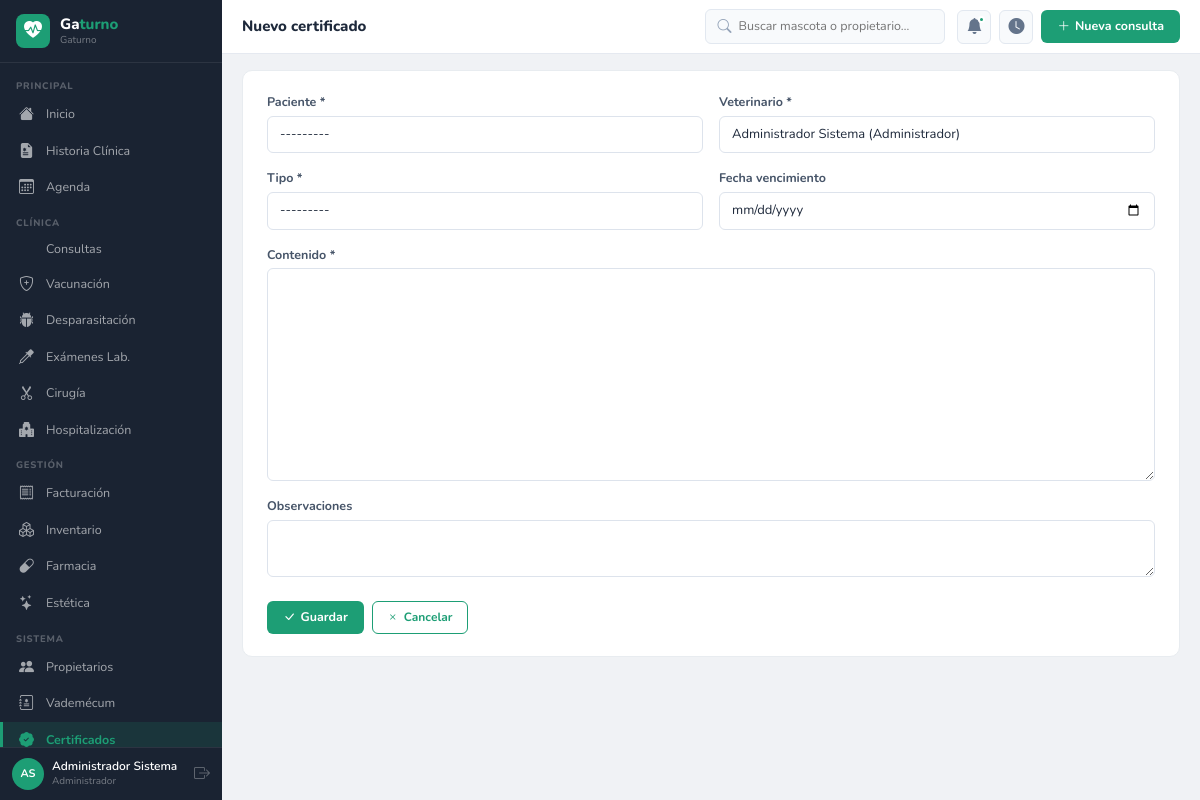
Page /certificados/nuevo/ (signed in) on the committed database.
### apps/accounts/models.py (models this page shows)
class Usuario(AbstractUser):
    ROLES = [('admin','Administrador'),('veterinario','Veterinario'),
             ('asistente','Asistente'),('recepcionista','Recepcionista'),('esteticista','Esteticista')]
    rol = models.CharField(max_length=20, choices=ROLES, default='recepcionista')
    telefono = models.CharField(max_length=20, blank=True)
    foto = models.ImageField(upload_to='usuarios/', blank=True, null=True)
    matricula = models.CharField(max_length=30, blank=True)
    especialidad = models.CharField(max_length=100, blank=True)
    class Meta:
        verbose_name='Usuario'; verbose_name_plural='Usuarios'
    def __str__(self):
        return f'{self.get_full_name() or self.username} ({self.get_rol_display()})'
    @property
    def nombre_completo(self):
        return self.get_full_name() or self.username
    @property
    def es_veterinario(self):
        return self.rol in ['veterinario', 'admin']
    @property
    def iniciales(self):
        fn = (self.first_name or '')[:1].upper()
        ln = (self.last_name or '')[:1].upper()
        return (fn + ln) or self.username[:2].upper()

### apps/certificados/views.py (the view)
# urls.py: path('nuevo/',views.crear,name='crear'),
@login_required
def crear(request):
    initial={}
    if request.GET.get('paciente'): initial['paciente']=request.GET['paciente']
    if request.user.es_veterinario: initial['veterinario']=request.user.pk
    form=CertificadoForm(request.POST or None,initial=initial)
    if form.is_valid():
        obj=form.save();messages.success(request,'Certificado emitido.');return redirect('certificados:detalle',pk=obj.pk)
    return render(request,'certificados/form.html',{'form':form,'titulo':'Nuevo certificado'})

### apps/certificados/forms.py
class CertificadoForm(forms.ModelForm):
    class Meta:
        model=Certificado
        fields=['paciente','veterinario','tipo','fecha_vencimiento','contenido','observaciones']
        widgets={'paciente':forms.Select(attrs={'class':'form-select'}),'veterinario':forms.Select(attrs={'class':'form-select'}),'tipo':forms.Select(attrs={'class':'form-select'}),'fecha_vencimiento':forms.DateInput(attrs={'class':'form-control','type':'date'}),'contenido':forms.Textarea(attrs={'class':'form-control','rows':10}),'observaciones':forms.Textarea(attrs={'class':'form-control','rows':2})}

### apps/accounts/templatetags/vetclinic_tags.py (called while the page is built)
@register.filter
def widget_class(field):
    return field.field.widget.__class__.__name__

### templates/certificados/form.html (shortened to what this page needs)
{% extends 'base/base.html' %}
{% load widget_tweaks %}
{% load vetclinic_tags %}
{% block page_title %}{{ titulo }}{% endblock %}
{% block content %}
<div class="form-card">
<form method="post" enctype="multipart/form-data">{% csrf_token %}
<div class="row g-3">
{% for field in form %}
<div class="{% if 'Textarea' in field|widget_class %}col-12{% else %}col-md-6{% endif %}">
  <label class="form-label">{{ field.label }}{% if field.field.required %} *{% endif %}</label>
  {% render_field field %}
</div>
{% endfor %}
</div>
<div class="d-flex gap-2 mt-4">
  <button type="submit" class="btn-vc"><i class="bi bi-check-lg"></i> Guardar</button>
  <a href="javascript:history.back()" class="btn-ol"><i class="bi bi-x"></i> Cancelar</a>
</div>
</form>
</div>
{% endblock %}

### templates/base/base.html (shortened to what this page needs)
<!DOCTYPE html>
<html lang="es">
<head>
<link rel="stylesheet" href="https://cdn.jsdelivr.net/npm/bootstrap@5.3.2/dist/css/bootstrap.min.css">
<link rel="stylesheet" href="https://cdn.jsdelivr.net/npm/bootstrap-icons@1.11.3/font/bootstrap-icons.min.css">
{% load static %}<link rel="stylesheet" href="{% static 'css/vetclinic.css' %}">
</head>
<body>
<nav class="vc-sb" id="sidebar">
  <div class="sb-brand">
    <div class="sb-ic"><i class="bi bi-heart-pulse-fill"></i></div>
    <div><div class="sb-nm">Ga<em>turno</em></div><span class="sb-sub">{{ CLINICA_NOMBRE }}</span></div>
  </div>
  <div class="sb-nav">
    <div class="nav-sec">Principal</div>
    <a href="{% url 'reportes:dashboard' %}" class="nav-link {% if request.resolver_match.namespace == 'reportes' %}active{% endif %}"><i class="bi bi-house-fill"></i><span>Inicio</span></a>
    <a href="{% url 'pacientes:lista' %}" class="nav-link "><i class="bi bi-file-earmark-medical-fill"></i><span>Historia Clínica</span></a>
    <a href="{% url 'agenda:lista' %}" class="nav-link "><i class="bi bi-calendar3"></i><span>Agenda</span></a>
    <div class="nav-sec">Clínica</div>
    <a href="{% url 'consultas:lista' %}" class="nav-link {% if request.resolver_match.namespace == 'consultas' %}active{% endif %}"><span>Consultas</span></a>
    <a href="{% url 'vacunacion:lista' %}" class="nav-link {% if request.resolver_match.namespace == 'vacunacion' %}active{% endif %}"><i class="bi bi-shield-plus"></i><span>Vacunación</span></a>
    <a href="{% url 'desparasitacion:lista' %}" class="nav-link {% if request.resolver_match.namespace == 'desparasitacion' %}active{% endif %}"><i class="bi bi-bug-fill"></i><span>Desparasitación</span></a>
    <a href="{% url 'examenes:lista' %}" class="nav-link {% if request.resolver_match.namespace == 'examenes' %}active{% endif %}"><i class="bi bi-eyedropper"></i><span>Exámenes Lab.</span></a>
    <a href="{% url 'cirugia:lista' %}" class="nav-link {% if request.resolver_match.namespace == 'cirugia' %}active{% endif %}"><i class="bi bi-scissors"></i><span>Cirugía</span></a>
    <a href="{% url 'hospitalizacion:lista' %}" class="nav-link "><i class="bi bi-hospital-fill"></i><span>Hospitalización</span></a>
    <div class="nav-sec">Gestión</div>
    <a href="{% url 'facturacion:lista' %}" class="nav-link {% if request.resolver_match.namespace == 'facturacion' %}active{% endif %}"><i class="bi bi-receipt"></i><span>Facturación</span></a>
    <a href="{% url 'inventario:lista' %}" class="nav-link {% if request.resolver_match.namespace == 'inventario' %}active{% endif %}"><i class="bi bi-boxes"></i><span>Inventario</span></a>
    <a href="{% url 'farmacia:lista' %}" class="nav-link {% if request.resolver_match.namespace == 'farmacia' %}active{% endif %}"><i class="bi bi-capsule"></i><span>Farmacia</span></a>
    <a href="{% url 'estetica:lista' %}" class="nav-link {% if request.resolver_match.namespace == 'estetica' %}active{% endif %}"><i class="bi bi-stars"></i><span>Estética</span></a>
    <div class="nav-sec">Sistema</div>
    <a href="{% url 'propietarios:lista' %}" class="nav-link {% if request.resolver_match.namespace == 'propietarios' %}active{% endif %}"><i class="bi bi-people-fill"></i><span>Propietarios</span></a>
    <a href="{% url 'vademecum:lista' %}" class="nav-link {% if request.resolver_match.namespace == 'vademecum' %}active{% endif %}"><i class="bi bi-journal-medical"></i><span>Vademécum</span></a>
    <a href="{% url 'certificados:lista' %}" class="nav-link {% if request.resolver_match.namespace == 'certificados' %}active{% endif %}"><i class="bi bi-patch-check-fill"></i><span>Certificados</span></a>
  </div>
  <div class="sb-user">
    <div class="u-av">{{ request.user.iniciales }}</div>
    <div><div class="u-nm">{{ request.user.nombre_completo }}</div><div class="u-role">{{ request.user.get_rol_display }}</div></div>
    <a href="{% url 'accounts:logout' %}" class="u-out" title="Salir"><i class="bi bi-box-arrow-right"></i></a>
  </div>
</nav>
<div class="vc-main">
  <header class="vc-top">
    <div class="top-tit">{% block page_title %}Gaturno{% endblock %}</div>
    <div class="top-srch">
      <i class="bi bi-search"></i>
      <input type="text" id="globalSearch" placeholder="Buscar mascota o propietario…" autocomplete="off">
    </div>
    <div class="top-acts">
      <div class="top-btn"><i class="bi bi-bell-fill"></i><div class="top-dot"></div></div>
      <a href="{% url 'agenda:sala_espera' %}" class="top-btn" title="Sala de espera"><i class="bi bi-clock-fill"></i></a>
      <a href="{% url 'consultas:crear' %}" class="btn-vc"><i class="bi bi-plus-lg"></i> Nueva consulta</a>
    </div>
  </header>
  <div class="vc-cnt">{% block content %}{% endblock %}</div>
</div>
{% load static %}<script src="{% static 'js/vetclinic.js' %}"></script>
</body>
</html>

### static/css/vetclinic.css (style rules this page uses)
:root { --vc:#1D9E75;--vc-dk:#0F6E56;--vc-lt:#E1F5EE;--amb:#EF9F27;--amb-dk:#BA7517;--amb-lt:#FAEEDA;--pink:#D4537E;--blue:#378ADD;--blue-lt:#E6F1FB;--coral:#D85A30;--purple:#7F77DD;--purple-lt:#EEEDFE;--green:#639922;--green-lt:#EAF3DE;--red:#E24B4A;--red-lt:#FCEBEB;--sb:#1a2332;--sbw:222px;--top:54px;--f:'Nunito',sans-serif;--r:10px;--rs:6px }
*,*::before,*::after { box-sizing:border-box;margin:0;padding:0 }
body { font-family:var(--f);font-size:13.5px;background:#f0f2f5;color:#2d3748 }
a { text-decoration:none;color:inherit }
.vc-sb { position:fixed;left:0;top:0;bottom:0;width:var(--sbw);background:var(--sb);display:flex;flex-direction:column;z-index:100;transition:transform .25s }
.vc-main { margin-left:var(--sbw);min-height:100vh;display:flex;flex-direction:column }
.sb-brand { display:flex;align-items:center;gap:10px;padding:14px 16px;border-bottom:1px solid rgba(255,255,255,.08);flex-shrink:0 }
.sb-ic { width:34px;height:34px;border-radius:8px;background:var(--vc);display:flex;align-items:center;justify-content:center;color:#fff;font-size:18px;flex-shrink:0 }
.sb-nm { color:#fff;font-size:15px;font-weight:800;line-height:1.2 }
.sb-nm em { color:var(--vc);font-style:normal }
.sb-sub { color:rgba(255,255,255,.4);font-size:10px;display:block }
.sb-nav { flex:1;overflow-y:auto;padding:6px 0 }
.nav-sec { padding:10px 16px 3px;color:rgba(255,255,255,.28);font-size:9.5px;letter-spacing:.8px;text-transform:uppercase;font-weight:800 }
.nav-link { display:flex;align-items:center;gap:9px;padding:7px 16px;color:rgba(255,255,255,.6);border-left:3px solid transparent;font-size:12.5px;transition:all .15s }
.nav-link i { font-size:15px;width:18px;flex-shrink:0 }
.nav-link.active { background:rgba(29,158,117,.15);color:var(--vc);border-left-color:var(--vc);font-weight:700 }
.sb-user { padding:10px 12px;border-top:1px solid rgba(255,255,255,.08);display:flex;align-items:center;gap:8px;flex-shrink:0 }
.u-av { width:32px;height:32px;border-radius:50%;background:var(--vc);display:flex;align-items:center;justify-content:center;color:#fff;font-size:11px;font-weight:700;flex-shrink:0 }
.u-nm { color:#fff;font-size:12px;font-weight:600;line-height:1.3 }
.u-role { color:rgba(255,255,255,.4);font-size:10px }
.u-out { margin-left:auto;color:rgba(255,255,255,.3);font-size:16px }
.vc-top { height:var(--top);background:#fff;border-bottom:1px solid #e5e9f0;display:flex;align-items:center;gap:12px;padding:0 20px;position:sticky;top:0;z-index:50;flex-shrink:0 }
.top-tit { font-size:15px;font-weight:800;color:#1e293b;flex:1 }
.top-srch { position:relative;background:#f8fafc;border:1px solid #e2e8f0;border-radius:var(--rs);display:flex;align-items:center;gap:7px;padding:6px 11px;width:240px }
.top-srch i { color:#94a3b8;font-size:14px }
.top-srch input { background:none;border:none;outline:none;font-size:12.5px;font-family:var(--f);width:100% }
.top-acts { display:flex;align-items:center;gap:8px }
.top-btn { width:34px;height:34px;border-radius:var(--rs);background:#f8fafc;border:1px solid #e2e8f0;display:flex;align-items:center;justify-content:center;cursor:pointer;position:relative }
.top-btn i { font-size:16px;color:#64748b }
.top-dot { position:absolute;top:5px;right:5px;width:7px;height:7px;background:var(--vc);border-radius:50%;border:2px solid #fff }
.btn-vc { background:var(--vc);color:#fff!important;border:none;border-radius:var(--rs);padding:7px 16px;font-size:12.5px;font-weight:700;cursor:pointer;display:inline-flex;align-items:center;gap:5px;transition:background .15s;font-family:var(--f) }
.btn-ol { background:none;border:1.5px solid var(--vc);color:var(--vc)!important;border-radius:var(--rs);padding:6px 14px;font-size:12px;font-weight:700;cursor:pointer;display:inline-flex;align-items:center;gap:5px;transition:all .15s;font-family:var(--f) }
.vc-cnt { padding:16px 20px;flex:1;display:flex;flex-direction:column;gap:14px }
.form-card { background:#fff;border-radius:var(--r);border:1px solid #e8ecf0;padding:22px 24px;margin-bottom:14px }
label.form-label { font-size:12.5px;font-weight:700;color:#475569;margin-bottom:4px;display:block }
.form-control,.form-select { font-family:var(--f);font-size:13px;border:1px solid #dde3ec;border-radius:var(--rs);padding:8px 12px;width:100%;transition:border-color .15s,box-shadow .15s;color:#1e293b;background:#fff }
textarea.form-control { resize:vertical }

### rows in the picture
Usuario: user.iniciales "AS", user.nombre_completo "Administrador Sistema", user.rol "Administrador"

### other values in the picture
{{ CLINICA_NOMBRE }} "Gaturno"
{{ titulo }} "Nuevo certificado"
{{ field.label }} "Paciente" "Veterinario" "Tipo" "Fecha vencimiento" "Contenido" "Observaciones"
